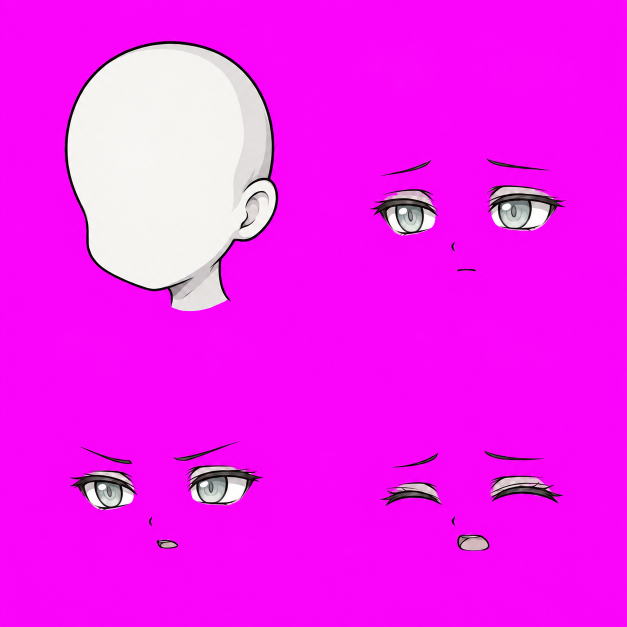
#> input picture SteriaBuild/CharacterModels/Velia_Layered_v1/sources/face_kit_magenta.png, 1254 x 1254 px (shown at 1/2 size)
$ python prepare_face_sources.py
#> lines starting #> are read from the running program, lines starting #| are printed output that depends on the picture
#> in main, image is the input picture: PIL image 1254x1254 RGB; mean R, G, B 244.5, 32.5, 243.4
"""Import the approved magenta-background face kit, preserving pale artwork.

The user explicitly chose a simple color-key workflow for generated components.
This keyed source is for a pale/gray/mint face kit; it is not a general image matting model.
"""
import argparse
import hashlib
import json
from pathlib import Path

from PIL import Image

ROOT = Path(__file__).resolve().parent
CROPS = {
    "facemodel": [118,74,564,625],
    "eyes_normal": [736,370,1140,480],
    "brows_normal": [750,309,1110,355],
    "nose_normal": [896,482,918,505],
    "mouth_normal": [907,532,958,548],
    "eyes_attack": [131,926,537,1023],
    "brows_attack": [148,877,488,932],
    "nose_attack": [291,1028,315,1059],
    "mouth_attack": [308,1075,361,1105],
    "eyes_damaged": [756,947,1134,1023],
    "brows_damaged": [777,897,1112,940],
    "nose_damaged": [895,1027,919,1059],
    "mouth_damaged": [908,1066,984,1107]
}


def key_magenta(image):
    result = []
    for r,g,b in image.convert("RGB").getdata():
        excess = min(r,b) - g
        if excess >= 235:
            result.append((0,0,0,0))
        elif excess > 35:
            # Estimate magenta coverage on a low-chroma foreground and unspill edges.
            alpha = 1 - excess/255
            result.append((max(0,min(255,round((r-(1-alpha)*255)/alpha))),
                           max(0,min(255,round(g/alpha))),
                           max(0,min(255,round((b-(1-alpha)*255)/alpha))),round(alpha*255)))
        else:
            result.append((r,g,b,255))
#> this loop made 1572516 passes
#> (r, g, b, excess, alpha) on pass 1: (237, 14, 240, 223, 0.125)
#> (r, g, b, excess) on passes 2 to 7: (246, 11, 247, 235), (248, 6, 249, 242), (249, 4, 249, 245), (248, 5, 249, 243), (248, 6, 248, 242), (248, 6, 249, 242)
#> after the loop, result = 1572516 items
    out=Image.new("RGBA",image.size)
#> out: PIL image 1254x1254 RGBA; every value is 0
    out.putdata(result)
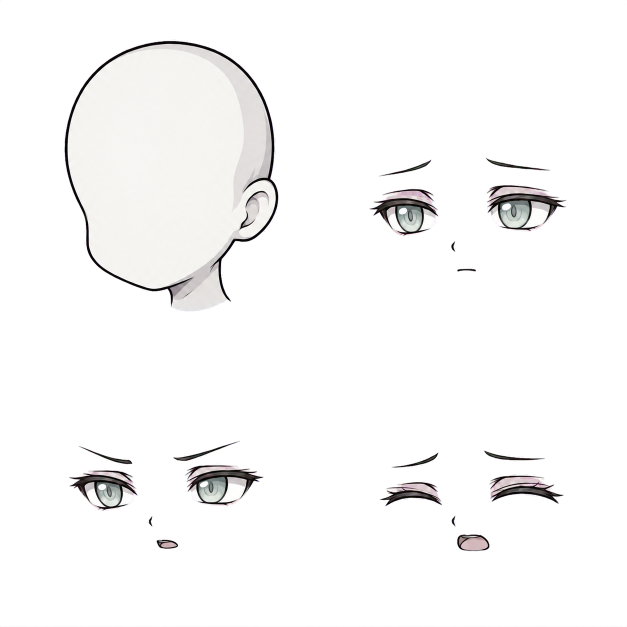
#> out: PIL image 1254x1254 RGBA (shown at 1/2 size); mean R, G, B, A 29.9, 29.4, 29.3, 35.7; transparent parts drawn white
    return out


def main():
    parser=argparse.ArgumentParser(description=__doc__)
    parser.add_argument("--input",type=Path,default=ROOT/"sources/face_kit_magenta.png")
    args=parser.parse_args()
    image=Image.open(args.input)
    if image.size != (1254,1254):
        raise ValueError("This version's explicit crop layout requires 1254 x 1254.")
    original=ROOT/"sources/face_kit_magenta.png"
    if args.input.resolve()!=original.resolve():original.write_bytes(args.input.read_bytes())
    rgba=key_magenta(image)
    rgba.save(ROOT/"sources/face_kit_rgba.png")
    provenance={"mode":"built-in image_gen + deterministic magenta color key", "background":"#FF00FF",
                "source":"sources/face_kit_magenta.png", "source_sha256":hashlib.sha256(original.read_bytes()).hexdigest(),
                "processing":"prepare_face_sources.py:key_magenta", "parts":{}}
    out=ROOT/"sources/head/custom"
    out.mkdir(parents=True,exist_ok=True)
    for name,rect in CROPS.items():
        target=out/(name+".png")
        rgba.crop(rect).save(target)
        provenance["parts"][name]={"path":str(target.relative_to(ROOT)).replace("\\","/"),"crop":rect,
                                  "sha256":hashlib.sha256(target.read_bytes()).hexdigest()}
#> this loop made 13 passes
#> pass 1, in main, `rgba.crop(rect).save(target)`:
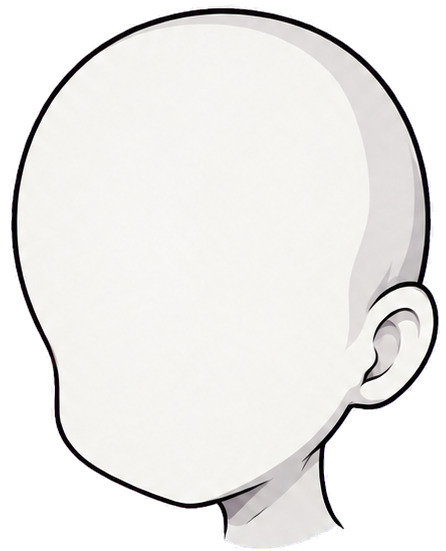
#> saved as facemodel.png: PIL image 446x551 RGBA; mean R, G, B, A 162, 160.7, 159.3, 179; transparent parts drawn white
#> pass 2, in main, `rgba.crop(rect).save(target)`:
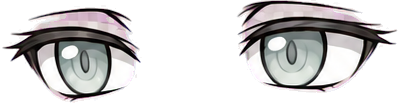
#> saved as eyes_normal.png: PIL image 404x110 RGBA; mean R, G, B, A 65, 62.7, 63.1, 104.8; transparent parts drawn white
#> after the loop, provenance = 6 items
    (ROOT/"sources/face_provenance.json").write_text(json.dumps(provenance,indent=2)+"\n",encoding="utf-8")
    print("Imported custom facemodel and normal/attack/damaged feature parts from a flat magenta background.")


if __name__=="__main__":main()
